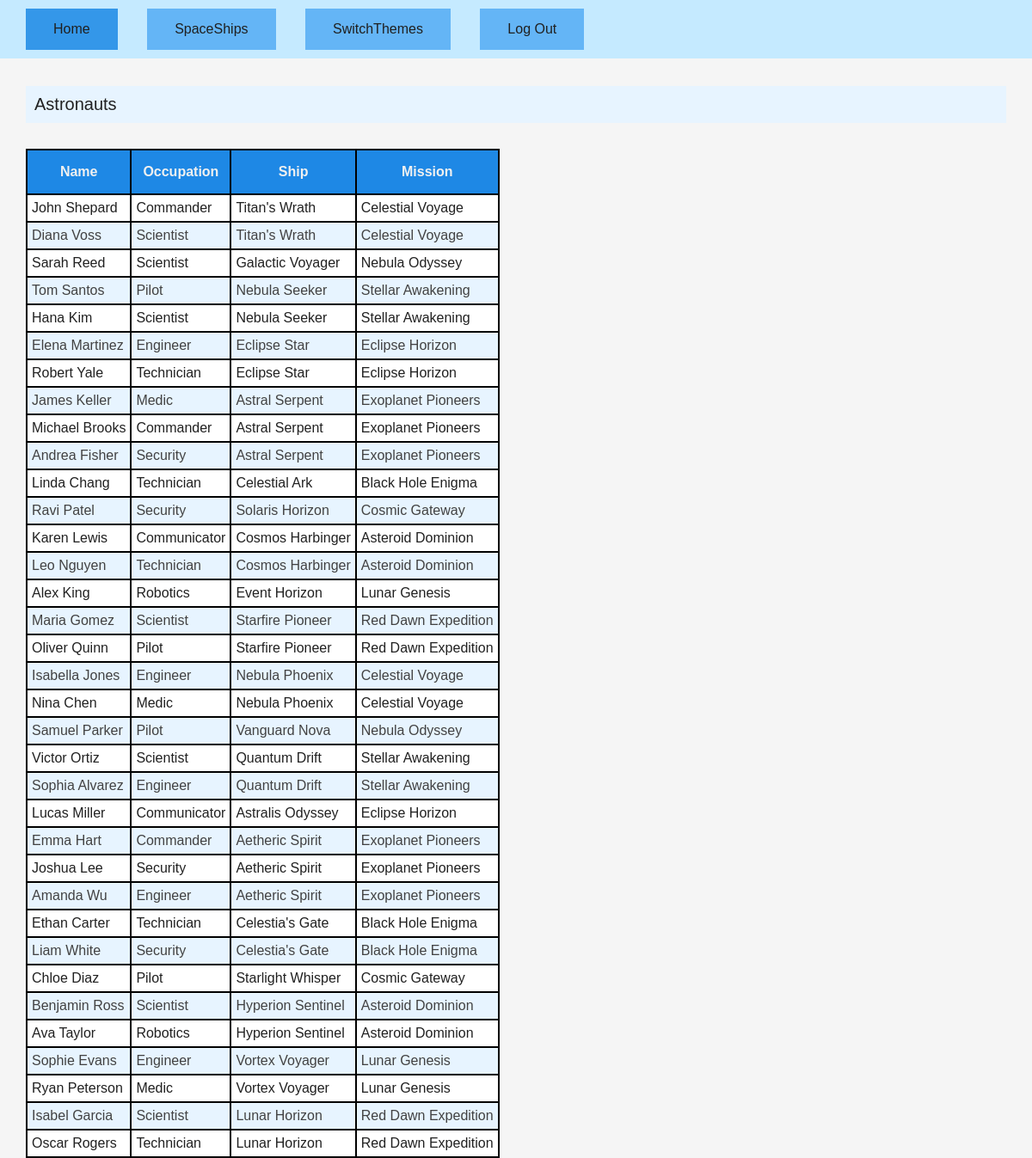
/php/index.php, run on the app's committed database.
### tables this page shows
CREATE TABLE IF NOT EXISTS `astronauts` (
  `id` INT UNSIGNED NOT NULL AUTO_INCREMENT,
  `first_name` VARCHAR(45) NOT NULL,
  `last_name` VARCHAR(45) NOT NULL,
  `occupation` ENUM('commander', 'engineer', 'scientist', 'pilot', 'medic', 'technician', 'security', 'communicator', 'robotics') NOT NULL,
  `birth_date` DATE NOT NULL,
  `spaceships_id` INT UNSIGNED NOT NULL,
  PRIMARY KEY (`id`),
  INDEX `fk_astronauts_spaceships_idx` (`spaceships_id` ASC),
  CONSTRAINT `fk_astronauts_spaceships`
    FOREIGN KEY (`spaceships_id`)
    REFERENCES `spaceships` (`id`)
    ON DELETE NO ACTION
    ON UPDATE NO ACTION);

CREATE TABLE IF NOT EXISTS `spaceships` (
  `id` INT UNSIGNED NOT NULL AUTO_INCREMENT,
  `name` VARCHAR(45) NOT NULL,
  `type` ENUM('scout', 'exploration', 'transport', 'dreadnaught', 'research', 'colony', 'resupply', 'mining') NOT NULL,
  `missions_id` INT UNSIGNED NOT NULL,
  `description` VARCHAR(200) NULL,
  PRIMARY KEY (`id`),
  UNIQUE INDEX `name_UNIQUE` (`name` ASC),
  INDEX `fk_spaceships_missions1_idx` (`missions_id` ASC),
  CONSTRAINT `fk_spaceships_missions1`
    FOREIGN KEY (`missions_id`)
    REFERENCES `missions` (`id`)
    ON DELETE NO ACTION
    ON UPDATE NO ACTION);

CREATE TABLE IF NOT EXISTS `missions` (
  `id` INT UNSIGNED NOT NULL AUTO_INCREMENT,
  `title` VARCHAR(45) NOT NULL,
  `description` VARCHAR(200) NULL,
  `start_date` DATE NOT NULL,
  `end_date` DATE NULL,
  `status` ENUM('planned', 'in_progress', 'completed', 'cancelled') NULL DEFAULT 'planned',
  `launch_location` VARCHAR(200) NULL,
  `destination` VARCHAR(200) NULL,
  `image_url` VARCHAR(200) NULL,
  PRIMARY KEY (`id`));

### php/index.php (the view, shortened to what this page needs)
<?php
    require_once "db.php";
?>
<html !DOCTYPE>
<html lang="hu">
    <head>
        <?php require "style.php"; ?>
    </head>
    <body>
        <canvas></canvas>
        <?php include "navbar.php"; ?>
        <div class="topbar">Astronauts</div>
        <table>
            <tr>
                <th onclick="sortTable(0)">Name</th>
                <th onclick="sortTable(1)">Occupation</th>
                <th onclick="sortTable(2)">Ship</th>
                <th onclick="sortTable(3)">Mission</th>
            </tr>
            <?php
                $query = $db->query("SELECT * FROM astronauts");
                while ($row = $query->fetchObject()):
            ?>
                <tr>
                    <td><?= $row->first_name ?> <?= $row->last_name ?></td>
                    <td><?= ucfirst($row->occupation) ?></td>
                    <?php
                    $spaceship_query = "SELECT missions_id, name FROM spaceships WHERE spaceships.id = $row->spaceships_id;";
                    $spaceship = $db->query($spaceship_query)->fetchObject();
                    $mission_query = "SELECT title FROM missions WHERE missions.id = $spaceship->missions_id";
                    $mission_title = $db->query($mission_query)->fetchObject();?>
                    <td><?= $spaceship->name ?></td>
                    <td><?= $mission_title->title ?></td>
                </tr>
            <?php endwhile; ?>
        </table>
    </body>
</html>

### php/style.php (shortened to what this page needs)
<link rel="stylesheet" href="../css/<?=$_SESSION["theme"]?>_theme.css">

### php/navbar.php (shortened to what this page needs)
<?php
    $navLinks = [
        'index.php' => 'Home',
        'spaceships_view.php' => 'SpaceShips',
        'switch_theme.php' => 'SwitchThemes',
    ];
    if(!isset($_SESSION)){
        $navlinks['login.php'] = 'Log In';
    }
    else{
        $navLinks['logout.php'] = 'Log Out';
    }
?>
<div class="topnav">
    <?php
    $curHref = basename($_SERVER['SCRIPT_NAME']);
    foreach ($navLinks as $href => $title): ?>
            <a href="<?= $href ?>" class="button <?= ($href === $curHref) ? 'active' : '' ?>">
            <?= $title ?>
            </a>
    <?php endforeach; ?>
</div>

### css/light_theme.css (style rules this page uses)
body { font-family: Arial, Helvetica, sans-serif; background-color: #f5f5f5; color: #212121; margin: 0%; }
table { background-color: black; margin-left: 30px; margin-top: 30px; border-spacing: 2px; }
th { background-color: #1e88e5; color: #f0f0f0; height: 50px; padding-left: 10px; padding-right: 10px; }
td { text-align: left; height: 30px; padding-left: 5px; padding-right: 5px; }
tr { padding: 0%; }
tr:nth-child(even) { background-color: #ffffff; }
tr:nth-child(odd) { background-color: #e7f4ff; color: #424242; }
canvas { width: 100vw; height: 100vh; display: block; position: fixed; top: 0; left: 0; z-index: -9999; }
.button { border: none; color: #202020; padding: 15px 32px; text-align: center; text-decoration: none; display: inline-block; font-size: 16px; background-color: #64b5f6; cursor: pointer; }
a.button { margin-left: 20px; margin-right: 10px; }
a.button.active { background-color: #3497e9; }
.topnav { background-color: rgb(197, 234, 255); padding: 10px; margin: 0; position: fixed; top: 0; width: 100%; }
.topbar { margin: 30px; padding: 10px; color: #212121; background-color: #e7f4ff; font-size: 20; }

### data on the page
astronauts: first_name "John", last_name "Shepard", occupation "Commander", spaceships.name "Titan's Wrath", missions.title "Celestial Voyage"
astronauts: first_name "Diana", last_name "Voss", occupation "Scientist", spaceships.name "Titan's Wrath", missions.title "Celestial Voyage"
astronauts: first_name "Sarah", last_name "Reed", occupation "Scientist", spaceships.name "Galactic Voyager", missions.title "Nebula Odyssey"
astronauts: first_name "Tom", last_name "Santos", occupation "Pilot", spaceships.name "Nebula Seeker", missions.title "Stellar Awakening"
astronauts: first_name "Hana", last_name "Kim", occupation "Scientist", spaceships.name "Nebula Seeker", missions.title "Stellar Awakening"
astronauts: first_name "Elena", last_name "Martinez", occupation "Engineer", spaceships.name "Eclipse Star", missions.title "Eclipse Horizon"
astronauts: first_name "Robert", last_name "Yale", occupation "Technician", spaceships.name "Eclipse Star", missions.title "Eclipse Horizon"
astronauts: first_name "James", last_name "Keller", occupation "Medic", spaceships.name "Astral Serpent", missions.title "Exoplanet Pioneers"
astronauts: first_name "Michael", last_name "Brooks", occupation "Commander", spaceships.name "Astral Serpent", missions.title "Exoplanet Pioneers"
astronauts: first_name "Andrea", last_name "Fisher", occupation "Security", spaceships.name "Astral Serpent", missions.title "Exoplanet Pioneers"
astronauts: first_name "Linda", last_name "Chang", occupation "Technician", spaceships.name "Celestial Ark", missions.title "Black Hole Enigma"
astronauts: first_name "Ravi", last_name "Patel", occupation "Security", spaceships.name "Solaris Horizon", missions.title "Cosmic Gateway"
astronauts: first_name "Karen", last_name "Lewis", occupation "Communicator", spaceships.name "Cosmos Harbinger", missions.title "Asteroid Dominion"
astronauts: first_name "Leo", last_name "Nguyen", occupation "Technician", spaceships.name "Cosmos Harbinger", missions.title "Asteroid Dominion"
astronauts: first_name "Alex", last_name "King", occupation "Robotics", spaceships.name "Event Horizon", missions.title "Lunar Genesis"
astronauts: first_name "Maria", last_name "Gomez", occupation "Scientist", spaceships.name "Starfire Pioneer", missions.title "Red Dawn Expedition"
astronauts: first_name "Oliver", last_name "Quinn", occupation "Pilot", spaceships.name "Starfire Pioneer", missions.title "Red Dawn Expedition"
astronauts: first_name "Isabella", last_name "Jones", occupation "Engineer", spaceships.name "Nebula Phoenix", missions.title "Celestial Voyage"
astronauts: first_name "Nina", last_name "Chen", occupation "Medic", spaceships.name "Nebula Phoenix", missions.title "Celestial Voyage"
astronauts: first_name "Samuel", last_name "Parker", occupation "Pilot", spaceships.name "Vanguard Nova", missions.title "Nebula Odyssey"
astronauts: first_name "Victor", last_name "Ortiz", occupation "Scientist", spaceships.name "Quantum Drift", missions.title "Stellar Awakening"
astronauts: first_name "Sophia", last_name "Alvarez", occupation "Engineer", spaceships.name "Quantum Drift", missions.title "Stellar Awakening"
astronauts: first_name "Lucas", last_name "Miller", occupation "Communicator", spaceships.name "Astralis Odyssey", missions.title "Eclipse Horizon"
astronauts: first_name "Emma", last_name "Hart", occupation "Commander", spaceships.name "Aetheric Spirit", missions.title "Exoplanet Pioneers"
astronauts: first_name "Joshua", last_name "Lee", occupation "Security", spaceships.name "Aetheric Spirit", missions.title "Exoplanet Pioneers"
astronauts: first_name "Amanda", last_name "Wu", occupation "Engineer", spaceships.name "Aetheric Spirit", missions.title "Exoplanet Pioneers"
astronauts: first_name "Ethan", last_name "Carter", occupation "Technician", spaceships.name "Celestia's Gate", missions.title "Black Hole Enigma"
astronauts: first_name "Liam", last_name "White", occupation "Security", spaceships.name "Celestia's Gate", missions.title "Black Hole Enigma"
astronauts: first_name "Chloe", last_name "Diaz", occupation "Pilot", spaceships.name "Starlight Whisper", missions.title "Cosmic Gateway"
astronauts: first_name "Benjamin", last_name "Ross", occupation "Scientist", spaceships.name "Hyperion Sentinel", missions.title "Asteroid Dominion"
astronauts: first_name "Ava", last_name "Taylor", occupation "Robotics", spaceships.name "Hyperion Sentinel", missions.title "Asteroid Dominion"
astronauts: first_name "Sophie", last_name "Evans", occupation "Engineer", spaceships.name "Vortex Voyager", missions.title "Lunar Genesis"
astronauts: first_name "Ryan", last_name "Peterson", occupation "Medic", spaceships.name "Vortex Voyager", missions.title "Lunar Genesis"
astronauts: first_name "Isabel", last_name "Garcia", occupation "Scientist", spaceships.name "Lunar Horizon", missions.title "Red Dawn Expedition"
astronauts: first_name "Oscar", last_name "Rogers", occupation "Technician", spaceships.name "Lunar Horizon", missions.title "Red Dawn Expedition"

### other printed values
$title "Home"
$title "SpaceShips"
$title "SwitchThemes"
$title "Log Out"
